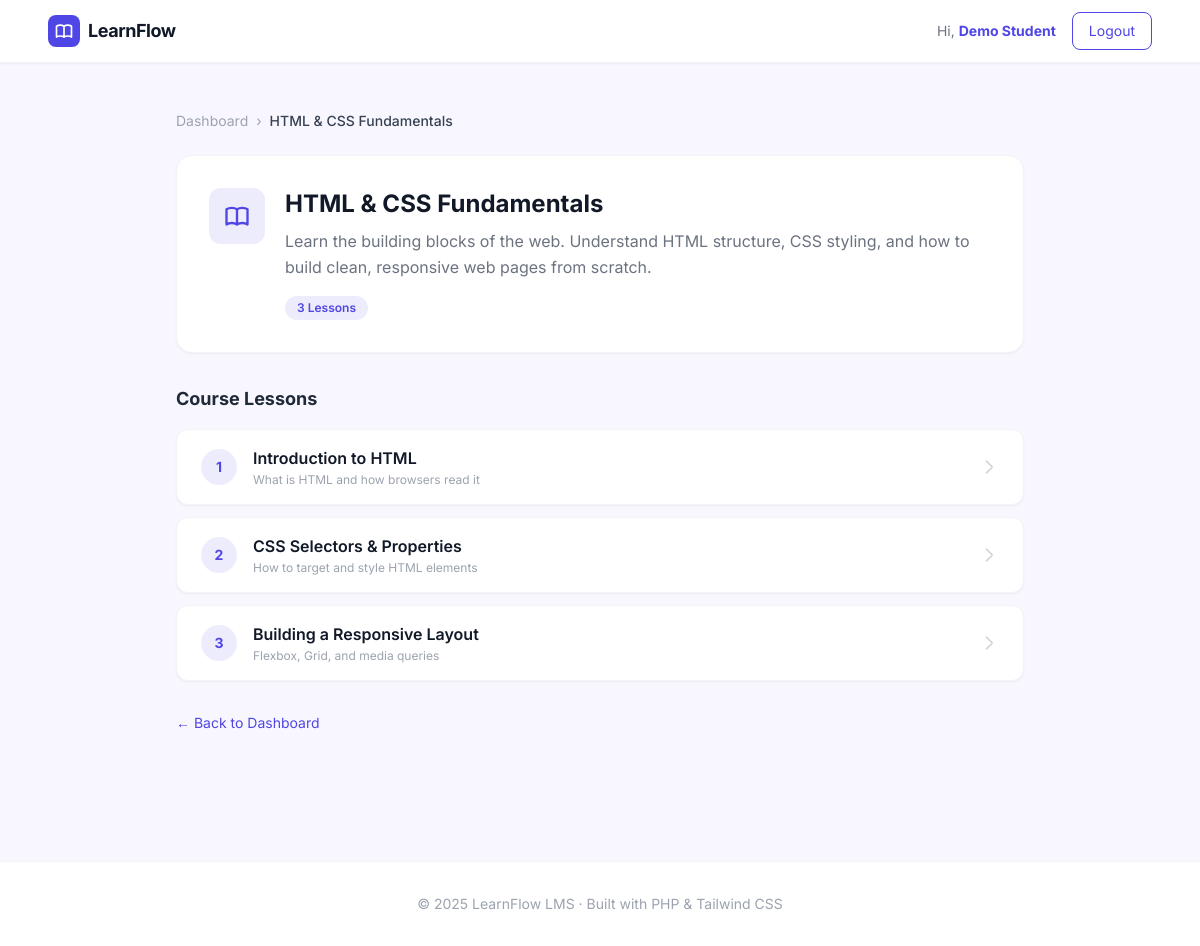
The app's page /course.php?id=1 (signed in) with its own data.
### tables this page shows
CREATE TABLE IF NOT EXISTS courses (
    id          INT UNSIGNED AUTO_INCREMENT PRIMARY KEY,
    title       VARCHAR(255) NOT NULL,
    description TEXT,
    created_at  TIMESTAMP DEFAULT CURRENT_TIMESTAMP
);

CREATE TABLE IF NOT EXISTS lessons (
    id          INT UNSIGNED AUTO_INCREMENT PRIMARY KEY,
    course_id   INT UNSIGNED NOT NULL,
    title       VARCHAR(255) NOT NULL,
    summary     VARCHAR(255) DEFAULT NULL,    
    content     LONGTEXT,                    
    sort_order  INT UNSIGNED DEFAULT 0,
    created_at  TIMESTAMP DEFAULT CURRENT_TIMESTAMP,
    FOREIGN KEY (course_id) REFERENCES courses(id) ON DELETE CASCADE
);

### course.php (the view, shortened to what this page needs)
<?php
require_once __DIR__ . '/includes/db.php';
require_once __DIR__ . '/includes/layout.php';
$courseId = (int)($_GET['id'] ?? 0);
$stmt = $pdo->prepare("SELECT * FROM courses WHERE id = ?");
$stmt->execute([$courseId]);
$course = $stmt->fetch();
$lessonStmt = $pdo->prepare("SELECT * FROM lessons WHERE course_id = ? ORDER BY sort_order ASC, id ASC");
$lessonStmt->execute([$courseId]);
$lessons = $lessonStmt->fetchAll();
?>
<main class="max-w-4xl mx-auto px-6 py-12">
  <nav class="mb-6 text-sm text-gray-400 flex items-center gap-2">
    <a href="/lms/dashboard.php" class="hover:text-brand transition">Dashboard</a>
    <span>›</span>
    <span class="text-gray-700 font-medium"><?= htmlspecialchars($course['title']) ?></span>
  </nav>
  <div class="bg-white rounded-2xl border border-gray-100 shadow-sm p-8 mb-8">
    <div class="flex items-start gap-5">
      <div class="w-14 h-14 rounded-xl bg-brand/10 flex items-center justify-center flex-shrink-0">
      </div>
      <div>
        <h1 class="text-2xl font-bold text-gray-900 mb-2"><?= htmlspecialchars($course['title']) ?></h1>
        <p class="text-gray-500 leading-relaxed"><?= htmlspecialchars($course['description']) ?></p>
        <div class="mt-4 flex items-center gap-3">
          <span class="text-xs bg-brand/10 text-brand font-semibold px-3 py-1 rounded-full">
            <?= count($lessons) ?> Lessons
          </span>
        </div>
      </div>
    </div>
  </div>
  <h2 class="text-lg font-bold text-gray-800 mb-4">Course Lessons</h2>
  <?php if (!$lessons): ?>
    <div class="text-center py-16 bg-white rounded-2xl border border-gray-100 text-gray-400">
      <p>No lessons added to this course yet.</p>
    </div>
  <?php else: ?>
    <div class="space-y-3">
      <?php foreach ($lessons as $i => $lesson): ?>
      <a href="/lms/lesson.php?id=<?= $lesson['id'] ?>"
        class="flex items-center gap-4 bg-white border border-gray-100 rounded-xl px-6 py-4 shadow-sm card-hover group">
        <div class="w-9 h-9 rounded-full bg-brand/10 text-brand text-sm font-bold flex items-center justify-center flex-shrink-0 group-hover:bg-brand group-hover:text-white transition">
          <?= $i + 1 ?>
        </div>
        <div class="flex-1 min-w-0">
          <p class="font-semibold text-gray-900 group-hover:text-brand transition truncate">
            <?= htmlspecialchars($lesson['title']) ?>
          </p>
          <?php if (!empty($lesson['summary'])): ?>
            <p class="text-xs text-gray-400 mt-0.5 truncate"><?= htmlspecialchars($lesson['summary']) ?></p>
          <?php endif; ?>
        </div>
        <svg class="w-5 h-5 text-gray-300 group-hover:text-brand transition flex-shrink-0" fill="none" stroke="currentColor" viewBox="0 0 24 24">
          <path stroke-linecap="round" stroke-linejoin="round" stroke-width="2" d="M9 5l7 7-7 7"/>
        </svg>
      </a>
      <?php endforeach; ?>
    </div>
  <?php endif; ?>
  <div class="mt-8">
    <a href="/lms/dashboard.php" class="text-sm text-brand hover:underline flex items-center gap-1">
      ← Back to Dashboard
    </a>
  </div>
</main>

### includes/layout.php (style rules this page uses)
body { background-color: #F8F7FF; }
.card-hover { transition: box-shadow 0.2s, transform 0.2s; }

### records on screen
courses: title "HTML & CSS Fundamentals", description "Learn the building blocks of the web. Understand HTML structure, CSS styling, and how to build clean, responsive web pages from scratch."
lessons: title "Introduction to HTML", summary "What is HTML and how browsers read it"
lessons: title "CSS Selectors & Properties", summary "How to target and style HTML elements"
lessons: title "Building a Responsive Layout", summary "Flexbox, Grid, and media queries"

### other values on screen
$userName "Demo Student"
count($lessons) "3"
